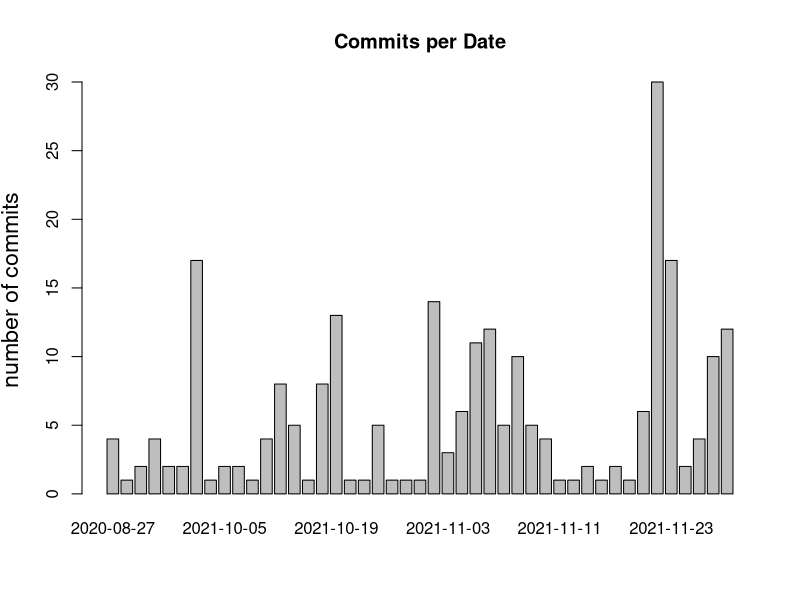

This chart was generated by the following R code:
# get data from file
# column 1 is labels (row names)
w <- getwd()
w

setwd(".visulogRTempFiles")
#z <- paste(w,".visulogRTempFiles",sep="/")
x <- read.table("commitsPerDate.txt", header = FALSE, row.names = 1)
colnames(x) <- "nb"
attach(x)

## SETTINGS:
prob <- FALSE # set to TRUE if barplot(%) desired
tofile <- TRUE # set to FALSE to print in RStudio




pct <- 100*nb/sum(nb) # normalize to empirical probabilities (%)
# build colors from %
pcgood <- 10 # level qualifying what "good" means
cl <- (pct < pcgood)*2 # red
cl[cl == 0] <- 3   # green

# Do the plot
clab <- 1.4    # label size, 1 = default size
cnames <- 0.8  # bar names size, adapt to nb of bars
lgdbon <- paste("bon (>", pcgood,"%)")

if (! tofile) if (prob) {
  barplot(pct, names.arg = row.names(x), main="Commits par auteurs (%)",
        ylim = c(0, min(c(100, max(pct)+10))),
        xlab="auteurs", ylab="% de commits" , 
        cex.names = cnames, cex.lab=clab, col=cl)
  legend("topleft", legend = c(lgdbon,"mauvais"), fill=3:2,
       bg = "antiquewhite")
  # visualize "good" level...
  abline(h = pcgood, lty=2, col=8)
} else {
  barplot(nb, names.arg = row.names(x), main="Commits par Date",
          xlab="jours", ylab="nombre de commits", 
          cex.names = cnames, cex.lab=clab)}

# output plot to a file in png; see ?pdf or ?png
if (tofile) {
  pdf(file = "CommitsPerDate.pdf", width=7, height=5) # 1920/1080 full HD png
  clab <- 1.4    # label size, 1 = default size
  cnames <- 1  # bar names size, adapt to nb of bars
  
  if (prob) {
    barplot(pct, names.arg = row.names(x), main="Commits par auteurs (%)",
            ylim = c(0, min(c(100, max(pct)+10))),
            xlab="dates", ylab="% de commits" , 
            cex.names = cnames, cex.lab=clab, col=cl)
    legend("topleft", legend = c(lgdbon,"mauvais"), fill=3:2,
           bg = "antiquewhite")
    # visualize "good" level...
    abline(h = pcgood, lty=2, col=8)
  } else {
    barplot(nb, names.arg = row.names(x), main="Commits per Date",
            xlab="", ylab="number of commits", 
            cex.names = cnames, cex.lab=clab)}
  
  dev.off() # close file
}
########
# pdf width=7, height=5
